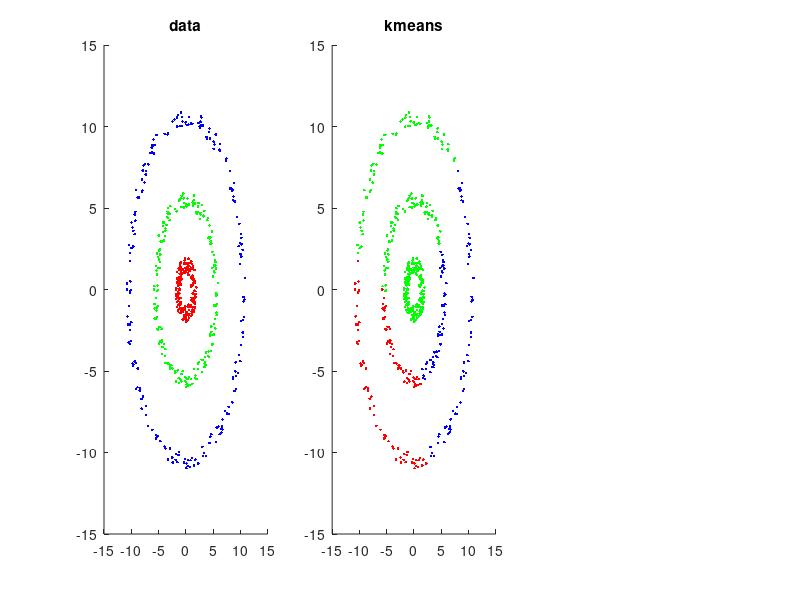

Reproduce this figure in MATLAB. (Note: this script raises an error after producing the figure.)
function st_cluster

disp('Clustering synthetic test.');

rng('default');

figure(1);
clf();
set(gcf, 'Position', [50 50 1200 300]);

[x idx] = generate_data(600);
subplot(1,3,1);
visualize_clusters(x,idx);
title('data');

k = 3;

idx = kmeans(x, k);
subplot(1,3,2);
visualize_clusters(x,idx);
title('kmeans');

idx = spectral_cluster(exp(-dist2(x)), k, 20);
subplot(1,3,3);
visualize_clusters(x,idx);
title('spectral clustering');

end

function [x idx] = generate_data(n)

p = floor(n/3);

r = rand(p,1);
t = rand(p,1).*2*pi;

x = [(r+1).*sin(t) (r+1).*cos(t);
    (r+5).*sin(t) (r+5).*cos(t);
    (r+10).*sin(t) (r+10).*cos(t);];

idx = [ones(p,1); ones(p,1)*2; ones(p,1)*3];

end

function visualize_clusters(x, idx)

colors = ['r','g','b','k','c'];
hold on
for i=unique(idx)'
    sel = find(i==idx);
    plot(x(sel,1), x(sel,2), ['.' colors(i)]);
end
hold off

end

